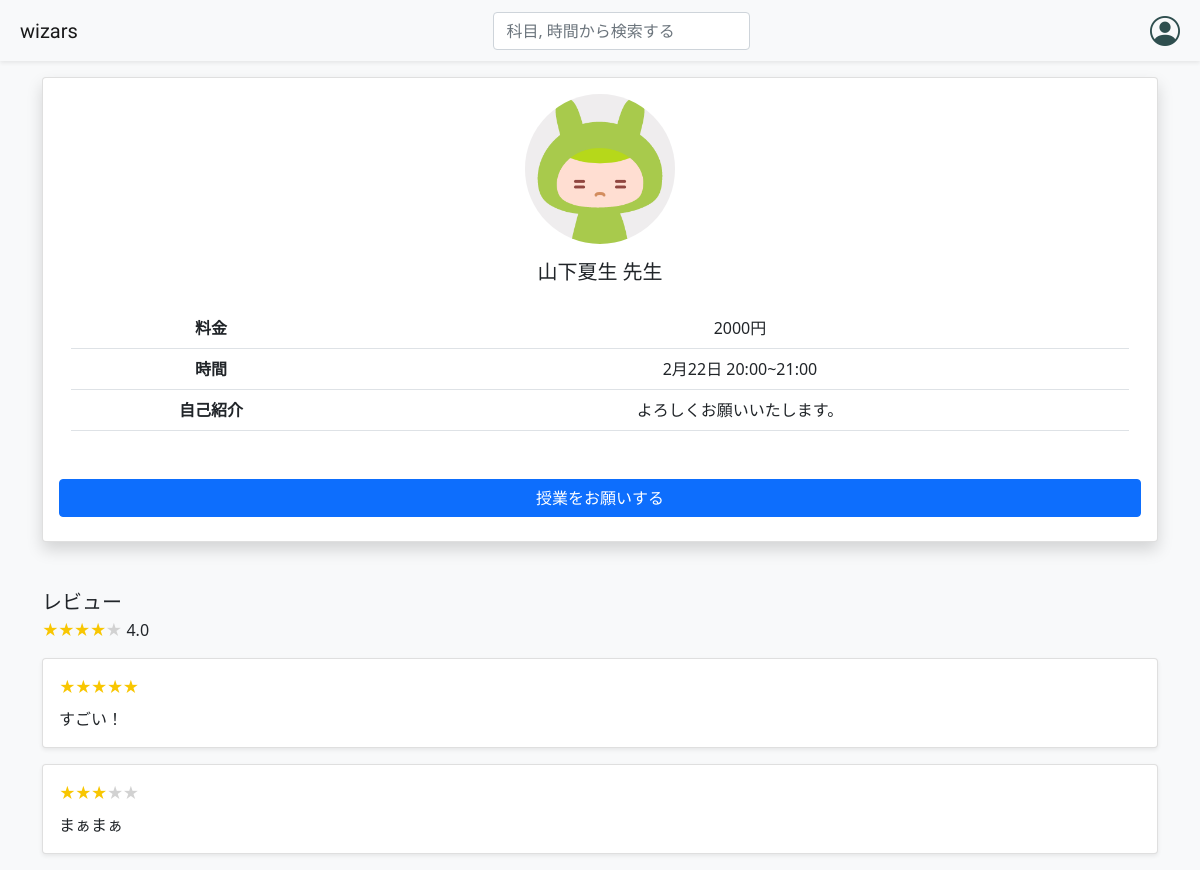
Page /teachers/1 on the committed database.
### models/models.py (models this page shows, shortened)
class Teacher(Base):
    __tablename__ = 'teachers'
    id = Column(Integer, primary_key=True)
    name = Column(String)
    subject = Column(String)
    price = Column(String)
    time = Column(String)
    text = Column(Text)
    image = Column(Integer)
    date = Column(DateTime, default=datetime.now())

class Review(Base):
    __tablename__ = 'reviews'
    id = Column(Integer, primary_key=True)
    teacher_id = Column(Integer)
    rating = Column(Integer)
    text = Column(Text)
    date = Column(DateTime, default=datetime.now())

### app/app.py (the view)
@app.route("/teachers/<int:id>")
def teacher(id):
    reviews = Review.query.filter_by(teacher_id=id).all()
    score = []
    for review in reviews:
        score.append(review.rating)
    score_average = 0
    if len(score) != 0:
        score_average = round(sum(score) / len(score), 1)
    score_round = round(score_average)
    teacher = Teacher.query.filter_by(id=id).first()
    return render_template("teacher.html", teacher=teacher, reviews=reviews, score_average=score_average, score_round=score_round)

### app/templates/teacher.html (shortened to what this page needs)
{% extends "main_layout.html" %}
{% block content%}
<div class="container">
    <div class="card shadow">
        <div class="card-body">
            <div class="container text-center">
                <img src="/static/images/{{teacher.image}}.png" class="rounded-circle" width="150" height="150"
                    alt="...">
                <h5 class="card-title mt-3">{{teacher.name}} 先生</h5>
                <table class="table mt-4">
                    <tbody>
                        <tr>
                            <th scope="row">料金</th>
                            <td>{{teacher.price}}</td>
                        </tr>
                        <tr>
                            <th scope="row">時間</th>
                            <td>{{teacher.time}}</td>
                        </tr>
                        <tr>
                            <th scope="row">自己紹介</th>
                            <td colspan="2">{{teacher.text}}</td>
                        </tr>
                    </tbody>
                </table>
            </div>
            <form action="/request" method="POST">
                <div class="d-grid gap-2 mt-5 mb-2">
                    <button type="submit" class="btn btn-primary">授業をお願いする</button>
                </div>
            </form>
        </div>
    </div>
    <h5 class="mt-5 mb-1">レビュー</h5>
    {% if score_average != 0 %}
    <div class="stars-review">
        <span>
            {% for _ in range(score_round) %}
            <label style="color: #F8C601; margin-right: -5px;">★</label>
            {% endfor %}
            {% for _ in range(5-score_round) %}
            <label style="color: #D2D2D2; margin-right: -5px;;">★</label>
            {% endfor %}
            <label style="margin-left: 5px;">{{score_average}}</label>
        </span>
    </div>
    {% endif %}
    {% for review in reviews %}
    <div class="card shadow-sm p-3 my-3">
        <div class="card-title">
            <div class="stars-review">
                <span>
                    {% for _ in range(review.rating) %}
                    <label style="color: #F8C601; margin-right: -5px;">★</label>
                    {% endfor %}
                    {% for _ in range(5-review.rating) %}
                    <label style="color: #D2D2D2; margin-right: -5px;;">★</label>
                    {% endfor %}
                </span>
            </div>
        </div>
        <div class="card-text">
            {{review.text}}
        </div>
    </div>
    {% endfor %}
</div>
{% endblock %}

### rows in the picture
Teacher: name "山下夏生", price "2000円", time "2月22日 20:00~21:00", text "よろしくお願いいたします。"
Review: rating 5 (drawn), text "すごい！"
Review: rating 3 (drawn), text "まぁまぁ"

### other values in the picture
{{ score_average }} "4.0"
